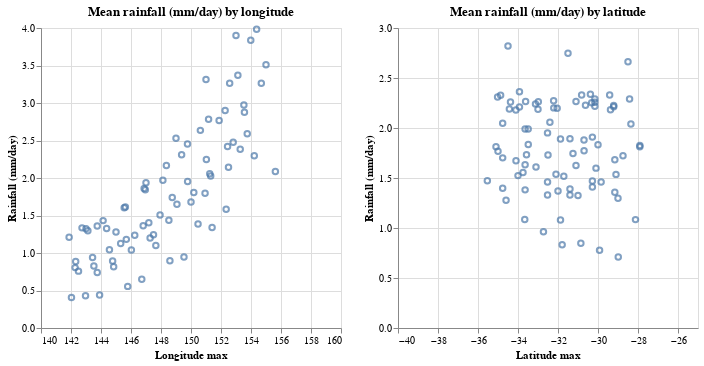

The notebook cell saved with this chart:
### Code cell
lon_max_eda = (
    alt.Chart(lon_max_df, title="Mean rainfall (mm/day) by longitude")
    .mark_point()
    .encode(
        x=alt.X("lon_max", scale=alt.Scale(domain=(140, 160)), title="Longitude max"),
        y=alt.Y("rain (mm/day)", title="Rainfall (mm/day)"),
    )
).properties(width=300)
lat_max_eda = (
    alt.Chart(lat_max_df, title="Mean rainfall (mm/day) by latitude")
    .mark_point()
    .encode(
        x=alt.X("lat_max", scale=alt.Scale(domain=(-40, -25)), title="Latitude max"),
        y=alt.Y("rain (mm/day)", title="Rainfall (mm/day)"),
    )
).properties(width=300)
lon_max_eda | lat_max_eda

### Figure 1 — Vega-Lite specification as saved in the notebook (floating-point values rounded to 4 significant figures)
{"$schema": "https://vega.github.io/schema/vega-lite/v4.17.0.json", "config": {"view": {"continuousHeight": 300, "continuousWidth": 400}}, "datasets": {"data-06d8d52b828798119005ef8af0d0f38e": [{"lon_max": 141.2, "rain (mm/day)": null}, {"lon_max": 141.9, "rain (mm/day)": 1.21}, {"lon_max": 142.0, "rain (mm/day)": 0.4053}, {"lon_max": 142.3, "rain (mm/day)": 0.8051}, {"lon_max": 142.3, "rain (mm/day)": 0.8855}, {"lon_max": 142.5, "rain (mm/day)": 0.7582}, {"lon_max": 142.7, "rain (mm/day)": 1.335}, {"lon_max": 143.0, "rain (mm/day)": 0.4301}, {"lon_max": 143, "rain (mm/day)": 1.322}, {"lon_max": 143.1, "rain (mm/day)": 1.295}, {"lon_max": 143.4, "rain (mm/day)": 0.9411}, {"lon_max": 143.5, "rain (mm/day)": 0.8269}, {"lon_max": 143.8, "rain (mm/day)": 1.36}, {"lon_max": 143.8, "rain (mm/day)": 0.7395}, {"lon_max": 143.9, "rain (mm/day)": 0.4404}, {"lon_max": 144.1, "rain (mm/day)": 1.432}, {"lon_max": 144.4, "rain (mm/day)": 1.328}, {"lon_max": 144.6, "rain (mm/day)": 1.042}, {"lon_max": 144.8, "rain (mm/day)": 0.8921}, {"lon_max": 144.8, "rain (mm/day)": 0.8155}, {"lon_max": 145, "rain (mm/day)": 1.279}, {"lon_max": 145.3, "rain (mm/day)": 1.127}, {"lon_max": 145.5, "rain (mm/day)": 1.603}, {"lon_max": 145.6, "rain (mm/day)": 1.612}, {"lon_max": 145.7, "rain (mm/day)": 1.182}, {"lon_max": 145.8, "rain (mm/day)": 0.5549}, {"lon_max": 146.0, "rain (mm/day)": 1.04}, {"lon_max": 146.2, "rain (mm/day)": 1.237}, {"lon_max": 146.7, "rain (mm/day)": 0.6506}, {"lon_max": 146.8, "rain (mm/day)": 1.363}, {"lon_max": 146.9, "rain (mm/day)": 1.859}, {"lon_max": 147.0, "rain (mm/day)": 1.843}, {"lon_max": 147, "rain (mm/day)": 1.937}, {"lon_max": 147.2, "rain (mm/day)": 1.403}, {"lon_max": 147.3, "rain (mm/day)": 1.2}, {"lon_max": 147.5, "rain (mm/day)": 1.242}, {"lon_max": 147.7, "rain (mm/day)": 1.1}, {"lon_max": 147.9, "rain (mm/day)": 1.505}, {"lon_max": 148.1, "rain (mm/day)": 1.969}, {"lon_max": 148.4, "rain (mm/day)": 2.165}, {"lon_max": 148.5, "rain (mm/day)": 1.435}, {"lon_max": 148.6, "rain (mm/day)": 0.8961}, {"lon_max": 148.8, "rain (mm/day)": 1.74}, {"lon_max": 149, "rain (mm/day)": 2.531}, {"lon_max": 149.1, "rain (mm/day)": 1.65}, {"lon_max": 149.4, "rain (mm/day)": 2.31}, {"lon_max": 149.5, "rain (mm/day)": 0.9478}, {"lon_max": 149.8, "rain (mm/day)": 2.455}, {"lon_max": 149.8, "rain (mm/day)": 1.954}, {"lon_max": 150, "rain (mm/day)": 1.679}, {"lon_max": 150.2, "rain (mm/day)": 1.805}, {"lon_max": 150.5, "rain (mm/day)": 1.386}, {"lon_max": 150.6, "rain (mm/day)": 2.635}, {"lon_max": 150.9, "rain (mm/day)": 1.795}, {"lon_max": 151, "rain (mm/day)": 3.313}, {"lon_max": 151.0, "rain (mm/day)": 2.248}, {"lon_max": 151.2, "rain (mm/day)": 2.784}, {"lon_max": 151.2, "rain (mm/day)": 2.057}, {"lon_max": 151.3, "rain (mm/day)": 2.026}, {"lon_max": 151.4, "rain (mm/day)": 1.341}, {"lon_max": 151.9, "rain (mm/day)": 2.766}, {"lon_max": 152.3, "rain (mm/day)": 2.899}, {"lon_max": 152.3, "rain (mm/day)": 1.584}, {"lon_max": 152.4, "rain (mm/day)": 2.421}, {"lon_max": 152.5, "rain (mm/day)": 2.144}, {"lon_max": 152.6, "rain (mm/day)": 3.262}, {"lon_max": 152.8, "rain (mm/day)": 2.478}, {"lon_max": 153, "rain (mm/day)": 3.899}, {"lon_max": 153.1, "rain (mm/day)": 3.369}, {"lon_max": 153.3, "rain (mm/day)": 2.383}, {"lon_max": 153.5, "rain (mm/day)": 2.974}, {"lon_max": 153.6, "rain (mm/day)": 2.876}, {"lon_max": 153.8, "rain (mm/day)": 2.589}, {"lon_max": 154.0, "rain (mm/day)": 3.836}, {"lon_max": 154.2, "rain (mm/day)": 2.297}, {"lon_max": 154.4, "rain (mm/day)": 3.983}, {"lon_max": 154.7, "rain (mm/day)": 3.262}, {"lon_max": 155, "rain (mm/day)": 3.51}, {"lon_max": 155.6, "rain (mm/day)": 2.086}], "data-b369c7f8690bc14d2065c4cbd2f19f8c": [{"lat_max": -36, "rain (mm/day)": null}, {"lat_max": -35.53, "rain (mm/day)": 1.473}, {"lat_max": -35.1, "rain (mm/day)": 1.812}, {"lat_max": -35.02, "rain (mm/day)": 2.31}, {"lat_max": -35, "rain (mm/day)": 1.767}, {"lat_max": -34.87, "rain (mm/day)": 2.327}, {"lat_max": -34.77, "rain (mm/day)": 1.399}, {"lat_max": -34.77, "rain (mm/day)": 1.701}, {"lat_max": -34.77, "rain (mm/day)": 2.048}, {"lat_max": -34.6, "rain (mm/day)": 1.277}, {"lat_max": -34.5, "rain (mm/day)": 2.821}, {"lat_max": -34.43, "rain (mm/day)": 2.191}, {"lat_max": -34.38, "rain (mm/day)": 2.259}, {"lat_max": -34.11, "rain (mm/day)": 2.18}, {"lat_max": -34.1, "rain (mm/day)": 1.673}, {"lat_max": -34, "rain (mm/day)": 1.524}, {"lat_max": -33.93, "rain (mm/day)": 2.21}, {"lat_max": -33.93, "rain (mm/day)": 2.363}, {"lat_max": -33.75, "rain (mm/day)": 1.555}, {"lat_max": -33.66, "rain (mm/day)": 1.084}, {"lat_max": -33.64, "rain (mm/day)": 1.381}, {"lat_max": -33.64, "rain (mm/day)": 1.633}, {"lat_max": -33.64, "rain (mm/day)": 1.989}, {"lat_max": -33.62, "rain (mm/day)": 2.266}, {"lat_max": -33.57, "rain (mm/day)": 1.733}, {"lat_max": -33.49, "rain (mm/day)": 1.989}, {"lat_max": -33.49, "rain (mm/day)": 1.835}, {"lat_max": -33.12, "rain (mm/day)": 2.241}, {"lat_max": -33.1, "rain (mm/day)": 1.609}, {"lat_max": -33, "rain (mm/day)": 2.188}, {"lat_max": -32.98, "rain (mm/day)": 2.263}, {"lat_max": -32.73, "rain (mm/day)": 0.9635}, {"lat_max": -32.52, "rain (mm/day)": 1.951}, {"lat_max": -32.52, "rain (mm/day)": 1.459}, {"lat_max": -32.52, "rain (mm/day)": 1.33}, {"lat_max": -32.5, "rain (mm/day)": 1.73}, {"lat_max": -32.41, "rain (mm/day)": 2.058}, {"lat_max": -32.22, "rain (mm/day)": 2.273}, {"lat_max": -32.21, "rain (mm/day)": 2.201}, {"lat_max": -32.1, "rain (mm/day)": 1.537}, {"lat_max": -32.04, "rain (mm/day)": 2.197}, {"lat_max": -32, "rain (mm/day)": 1.37}, {"lat_max": -31.88, "rain (mm/day)": 1.079}, {"lat_max": -31.88, "rain (mm/day)": 1.89}, {"lat_max": -31.79, "rain (mm/day)": 0.8316}, {"lat_max": -31.71, "rain (mm/day)": 1.518}, {"lat_max": -31.5, "rain (mm/day)": 2.747}, {"lat_max": -31.4, "rain (mm/day)": 1.331}, {"lat_max": -31.4, "rain (mm/day)": 1.893}, {"lat_max": -31.4, "rain (mm/day)": 1.39}, {"lat_max": -31.25, "rain (mm/day)": 1.745}, {"lat_max": -31.1, "rain (mm/day)": 1.625}, {"lat_max": -31.1, "rain (mm/day)": 2.265}, {"lat_max": -31, "rain (mm/day)": 1.326}, {"lat_max": -30.86, "rain (mm/day)": 0.8465}, {"lat_max": -30.82, "rain (mm/day)": 2.33}, {"lat_max": -30.7, "rain (mm/day)": 1.881}, {"lat_max": -30.7, "rain (mm/day)": 1.773}, {"lat_max": -30.62, "rain (mm/day)": 2.227}, {"lat_max": -30.38, "rain (mm/day)": 2.338}, {"lat_max": -30.32, "rain (mm/day)": 2.252}, {"lat_max": -30.28, "rain (mm/day)": 1.409}, {"lat_max": -30.28, "rain (mm/day)": 1.469}, {"lat_max": -30.28, "rain (mm/day)": 1.909}, {"lat_max": -30.16, "rain (mm/day)": 2.258}, {"lat_max": -30.16, "rain (mm/day)": 2.217}, {"lat_max": -30.16, "rain (mm/day)": 2.291}, {"lat_max": -30.1, "rain (mm/day)": 1.599}, {"lat_max": -30, "rain (mm/day)": 1.833}, {"lat_max": -29.92, "rain (mm/day)": 0.7785}, {"lat_max": -29.84, "rain (mm/day)": 1.46}, {"lat_max": -29.42, "rain (mm/day)": 2.33}, {"lat_max": -29.38, "rain (mm/day)": 2.182}, {"lat_max": -29.21, "rain (mm/day)": 2.226}, {"lat_max": -29.21, "rain (mm/day)": 2.211}, {"lat_max": -29.16, "rain (mm/day)": 1.358}, {"lat_max": -29.16, "rain (mm/day)": 1.682}, {"lat_max": -29.1, "rain (mm/day)": 1.536}, {"lat_max": -29.0, "rain (mm/day)": 1.297}, {"lat_max": -28.99, "rain (mm/day)": 0.7097}, {"lat_max": -28.75, "rain (mm/day)": 1.723}, {"lat_max": -28.5, "rain (mm/day)": 2.663}, {"lat_max": -28.42, "rain (mm/day)": 2.289}, {"lat_max": -28.35, "rain (mm/day)": 2.039}, {"lat_max": -28.12, "rain (mm/day)": 1.084}, {"lat_max": -27.91, "rain (mm/day)": 1.813}, {"lat_max": -27.91, "rain (mm/day)": 1.825}]}, "hconcat": [{"data": {"name": "data-06d8d52b828798119005ef8af0d0f38e"}, "encoding": {"x": {"field": "lon_max", "scale": {"domain": [140, 160]}, "title": "Longitude max", "type": "quantitative"}, "y": {"field": "rain (mm/day)", "title": "Rainfall (mm/day)", "type": "quantitative"}}, "mark": "point", "title": "Mean rainfall (mm/day) by longitude", "width": 300}, {"data": {"name": "data-b369c7f8690bc14d2065c4cbd2f19f8c"}, "encoding": {"x": {"field": "lat_max", "scale": {"domain": [-40, -25]}, "title": "Latitude max", "type": "quantitative"}, "y": {"field": "rain (mm/day)", "title": "Rainfall (mm/day)", "type": "quantitative"}}, "mark": "point", "title": "Mean rainfall (mm/day) by latitude", "width": 300}]}
